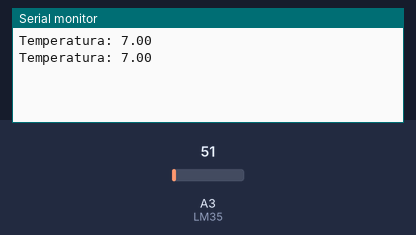
A sketch run on a simulated Arduino Uno, built with avr-gcc and run on an emulated ATmega328P. Shown: the last lines printed to the serial monitor. The inputs (shaded band) are chosen by the test bench; at power-on: A3 (LM35) = 51.

Above: at 2.8 s.
2.9 s: A3 (LM35) set to 61
At 4.4 s:
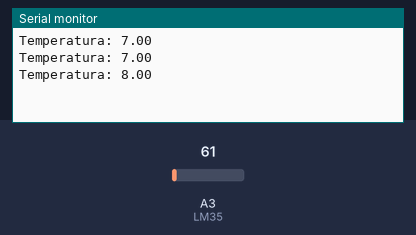
5.6 s: A3 (LM35) set to 71
At 7.2 s:
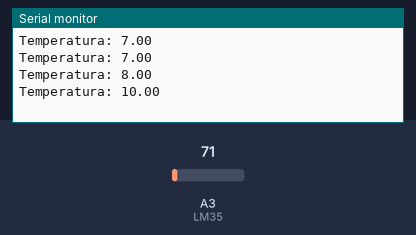
Timing chart, 0 to 8.7 s (numbered marks = the images above; inputs shaded):
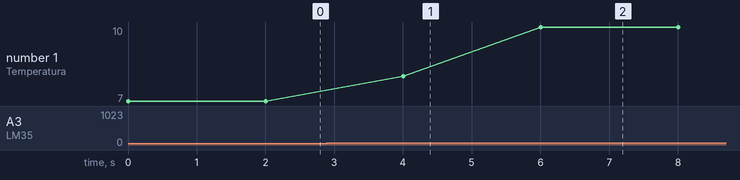

Measured:
- after the input at 2.9 s, the serial monitor: prints a new line after 1.1 s (image 1)
- after the input at 5.6 s, the serial monitor: prints a new line after 0.40 s (image 2)
- plotted number 1: 7 → 8 after the input at 2.9 s, 8 → 10 after the input at 5.6 s

The sketch:

code.ino
```cpp
const int LM35 = 17; //A0
float temperatura;

void setup() {
  Serial.begin(115200);
}

void loop() {
  temperatura = map(analogRead(LM35), 0, 1023, 0, 150);
  Serial.print("Temperatura: ");
  Serial.println(temperatura);
  delay(2000);
}
```
